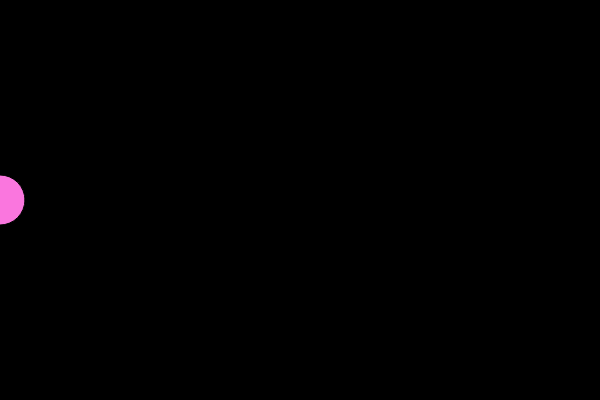
Frame 1 (no input)
Frame 60 (no input): identical to frame 1, image omitted
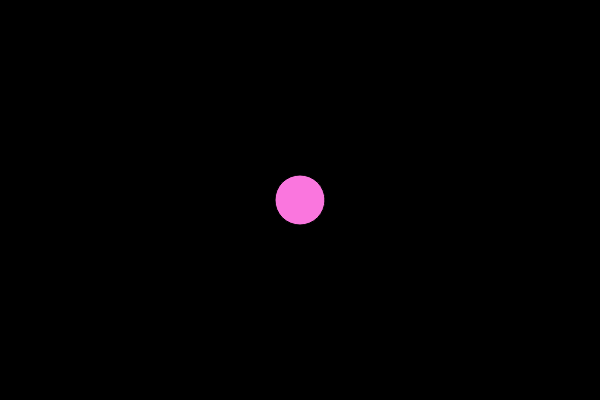
Frame 120 (the mouse pressed at the canvas centre since frame 60)

The p5.js sketch that drew these frames (run headless with seeded random() and noise() and a simulated clock; from frame 60 on, the mouse is pressed at the canvas centre):

// p5.js sketch
// ── sketch.js
let circle = {
  x:0,
  y:200,
  diameter:50
};

let col = 0;

function setup(){
  createCanvas(600, 400);
}

function draw(){
  //background
  background(col);
  //ellipse
  fill(250, 118, 222);

  ellipse(mouseX,circle.y,circle.diameter, circle.diameter) ;

 
}
